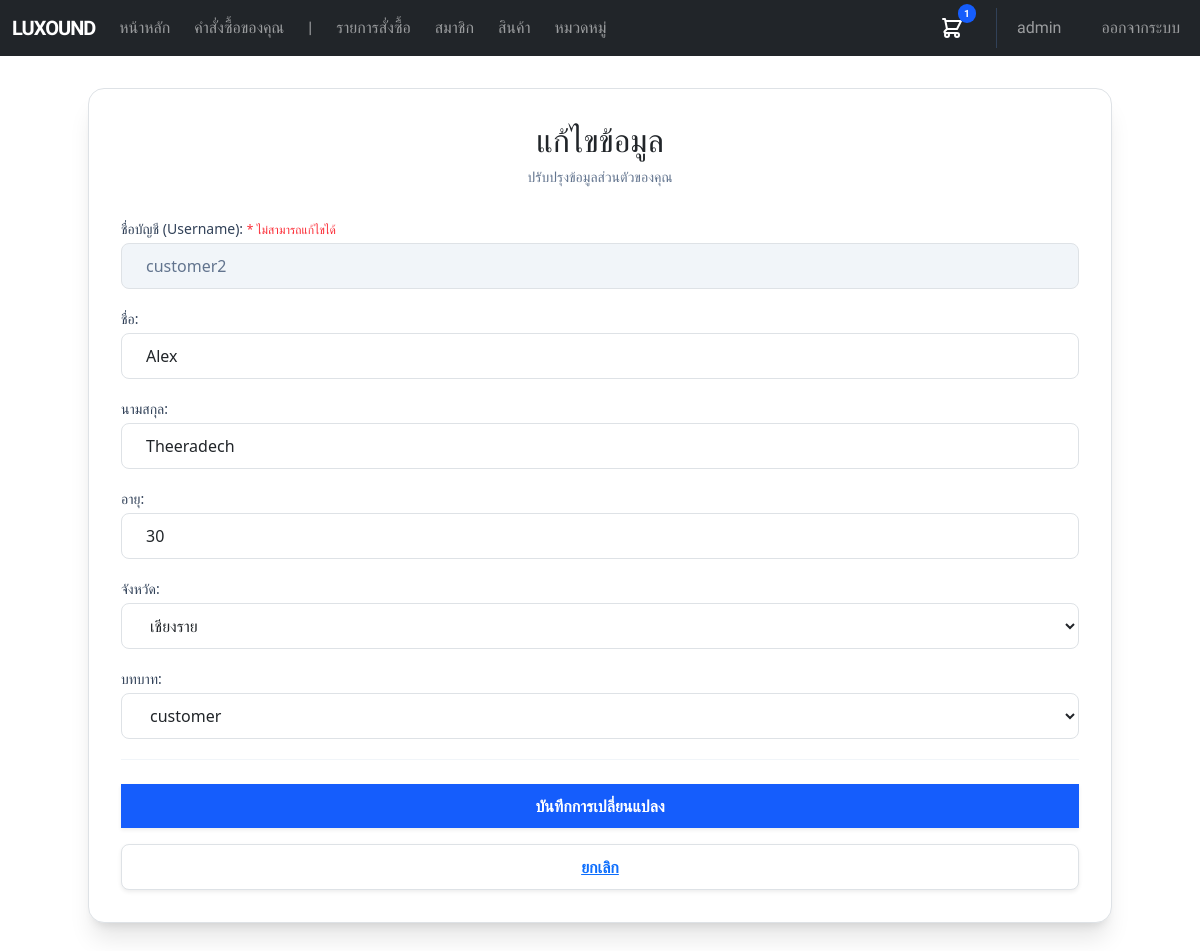
Page /admin_edit_user.php?id=8 (signed in) on the committed database.
### tables this page shows
CREATE TABLE `users` (
  `id` int(11) NOT NULL,
  `username` varchar(255) NOT NULL,
  `password` varchar(255) NOT NULL,
  `first_name` varchar(100) DEFAULT NULL,
  `last_name` varchar(100) DEFAULT NULL,
  `gender` varchar(20) DEFAULT NULL,
  `age` int(11) DEFAULT NULL,
  `province` varchar(100) DEFAULT NULL,
  `email` varchar(255) DEFAULT NULL,
  `role` varchar(50) DEFAULT NULL
);

### admin_edit_user.php (the view, shortened to what this page needs)
<?php
include './components/navbar.php';
require_once 'db.php';
$id = $_GET['id'];
$result = $conn->query("SELECT * FROM users WHERE id = $id");
$row = $result->fetch_assoc();
?>
<!DOCTYPE html>
<html lang="th">
<head>
    <script src="https://cdn.jsdelivr.net/npm/@tailwindcss/browser@4"></script>
</head>
<body class="bg-slate-100 min-h-screen items-center justify-center">
    <div class="max-w-5xl mx-auto w-full bg-white rounded-2xl shadow-xl p-8 border border-slate-100 m-8">
        <div class="text-center mb-8">
            <h2 class="text-3xl font-bold text-slate-800">แก้ไขข้อมูล</h2>
            <p class="text-slate-500 mt-2 text-sm">ปรับปรุงข้อมูลส่วนตัวของคุณ</p>
        </div>
        <form action="admin_update_user.php" method="POST" class="space-y-5">
            <div>
                <label class="block text-sm font-medium text-slate-700 mb-1">ชื่อบัญชี (Username): <span class="text-red-500 text-xs">* ไม่สามารถแก้ไขได้</span></label>
                <input type="text" value="<?php echo htmlspecialchars($row['username']); ?>" readonly disabled
                    class="w-full px-4 py-2.5 border border-slate-300 bg-slate-100 text-slate-500 rounded-lg cursor-not-allowed outline-none">
            </div>
            <div>
                <label for="first_name" class="block text-sm font-medium text-slate-700 mb-1">ชื่อ:</label>
                <input type="text" id="first_name" name="first_name" value="<?php echo htmlspecialchars($row['first_name']); ?>" required
                    class="w-full px-4 py-2.5 border border-slate-300 rounded-lg focus:ring-2 focus:ring-blue-500 focus:border-blue-500 outline-none transition-all">
            </div>
            <div>
                <label for="last_name" class="block text-sm font-medium text-slate-700 mb-1">นามสกุล:</label>
                <input type="text" id="last_name" name="last_name" value="<?php echo htmlspecialchars($row['last_name']); ?>" required
                    class="w-full px-4 py-2.5 border border-slate-300 rounded-lg focus:ring-2 focus:ring-blue-500 focus:border-blue-500 outline-none transition-all">
            </div>
            <div>
                <label for="age" class="block text-sm font-medium text-slate-700 mb-1">อายุ:</label>
                <input type="number" id="age" name="age" value="<?php echo htmlspecialchars($row['age']); ?>" required
                    class="w-full px-4 py-2.5 border border-slate-300 rounded-lg focus:ring-2 focus:ring-blue-500 focus:border-blue-500 outline-none transition-all">
            </div>
            <div>
                <label for="province" class="block text-sm font-medium text-slate-700 mb-1">จังหวัด:</label>
                <select id="province" name="province" required
                    class="w-full px-4 py-2.5 border border-slate-300 rounded-lg focus:ring-2 focus:ring-blue-500 focus:border-blue-500 outline-none transition-all bg-white cursor-pointer">
                    <?php
                    foreach ($provinces as $p) {
                        $selected = ($p === $row['province']) ? 'selected' : '';
                        echo "<option value=\"$p\" $selected>$p</option>\n";
                    }
                    ?>
                </select>
            </div>
            <div>
                <label for="role" class="block text-sm font-medium text-slate-700 mb-1">บทบาท:</label>
                <select name="role" id="" class="w-full px-4 py-2.5 border border-slate-300 rounded-lg focus:ring-2 focus:ring-blue-500 focus:border-blue-500 outline-none transition-all bg-white cursor-pointer">>
                    <option value="customer" <?php echo $row['role'] == 'customer' ? "selected" : "" ?>>customer</option>
                </select>
            </div>
            <div class="pt-4 mt-2 border-t border-slate-100">
                <button type="submit"
                    class="w-full bg-blue-600 hover:bg-blue-700 text-white font-semibold py-2.5 px-4 rounded-lg transition-colors shadow-sm mb-3">
                    บันทึกการเปลี่ยนแปลง
                </button>
                <a href="admin_show_users.php" class="block w-full text-center bg-white border border-slate-300 hover:bg-slate-50 text-slate-700 font-semibold py-2.5 px-4 rounded-lg transition-colors shadow-sm">
                    ยกเลิก
                </a>
            </div>
        </form>
    </div>
</body>
</html>

### components/navbar.php (shortened to what this page needs)
<?php
require_once 'db.php';
$user_id = $_SESSION['user_id'] ?? null;
$role = $_SESSION['role'] ?? null;
$initial_cart_count = 0;
if ($user_id) {
    $result = $conn->query("SELECT * FROM users WHERE id = $user_id");
    $row_user = $result->fetch_assoc();
    $cart_res = $conn->query("SELECT SUM(quantity) as total FROM cart WHERE user_id = $user_id");
    $cart_row = $cart_res->fetch_assoc();
    $initial_cart_count = $cart_row['total'] ?? 0;
}
?>
<link href="https://cdn.jsdelivr.net/npm/bootstrap@5.3.0/dist/css/bootstrap.min.css" rel="stylesheet">
<nav class="navbar navbar-expand-lg navbar-dark bg-dark font-['Prompt',_sans-serif] w-full">
    <div class="container-fluid">
        <a class="navbar-brand font-bold tracking-tighter" href="index.php">LUXOUND</a>
        <div id="navbarNav" class="flex justify-between w-full">
            <ul class="navbar-nav flex flex-row items-center gap-2">
                <li class="nav-item"><a class="nav-link" href="index.php">หน้าหลัก</a></li>
                <li class="nav-item"><a class="nav-link" href="order_detail.php">คำสั่งซื้อของคุณ</a></li>
                <?php if ($role == 'admin' || $role == 'manager') { ?>
                    <li class="nav-item"><span class="nav-link">|</span></li>
                    <li class="nav-item"><a class="nav-link" href="admin_order_list.php">รายการสั่งซื้อ</a></li>
                    <li class="nav-item"><a class="nav-link" href="admin_show_users.php">สมาชิก</a></li>
                    <li class="nav-item"><a class="nav-link" href="admin_show_products.php">สินค้า</a></li>
                    <li class="nav-item"><a class="nav-link" href="admin_show_categories.php">หมวดหมู่</a></li>
                <?php } ?>
            </ul>
            <ul class="navbar-nav flex flex-row items-center gap-4">
                <li class="nav-item relative">
                    <a class="nav-link flex items-center p-2" href="cart.php">
                        <span id="cart-badge"
                            class="absolute -top-1 -right-1 bg-blue-600 text-white text-[10px] font-bold px-1.5 py-0.5 rounded-full min-w-[18px] text-center <?php echo $initial_cart_count > 0 ? '' : 'hidden'; ?>">
                            <?php echo $initial_cart_count; ?>
                        </span>
                    </a>
                </li>
                <?php if ($user_id) { ?>
                    <li class="nav-item border-l border-slate-700 pl-3">
                        <span class="nav-link text-blue-400 font-medium"><?php echo htmlspecialchars($row_user['username']); ?></span>
                    </li>
                    <li class="nav-item">
                        <a class="nav-link text-slate-400 hover:text-white" href="logout.php">ออกจากระบบ</a>
                    </li>
                <?php } else { ?>
                    <li class="nav-item">
                        <a class="nav-link" href="login.php">เข้าสู่ระบบ</a>
                    </li>
                <?php } ?>
            </ul>
        </div>
    </div>
</nav>

### rows in the picture
users: username "admin"
users: username "customer2", first_name "Alex", last_name "Theeradech", age "30", role "customer"

### other values in the picture
$initial_cart_count "1"
form field province "เชียงราย"
